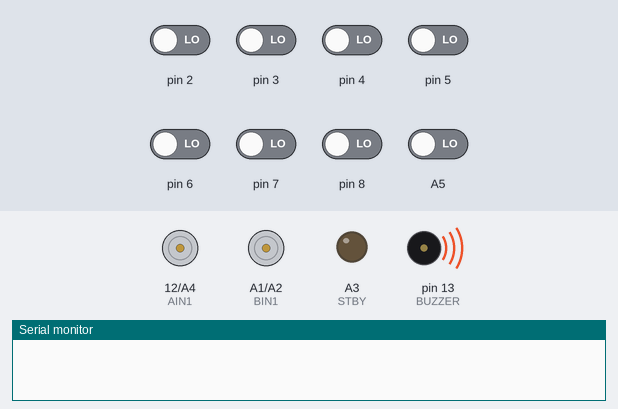
A sketch run on a simulated Arduino Uno, built with avr-gcc and run on an emulated ATmega328P. Shown: motor-driver pin pairs drawn as motors (green arrow = first pin HIGH = forward, orange = second pin HIGH = backward, longer = more drive, scaled by the enable pin, stopped while the standby pin is LOW), output pins drawn as LEDs (lit = HIGH), buzzer (waves = sounding), the last lines printed to the serial monitor. The inputs (shaded band) are chosen by the test bench; at power-on: A5, pin 2–8 LOW.

Above: at 0.1 s.
At 0.6 s:
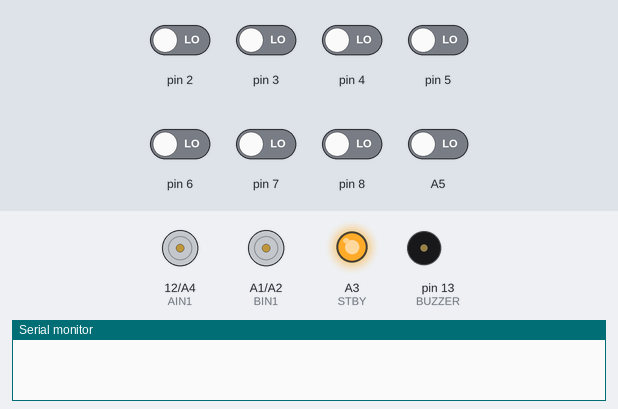
At 31.6 s:
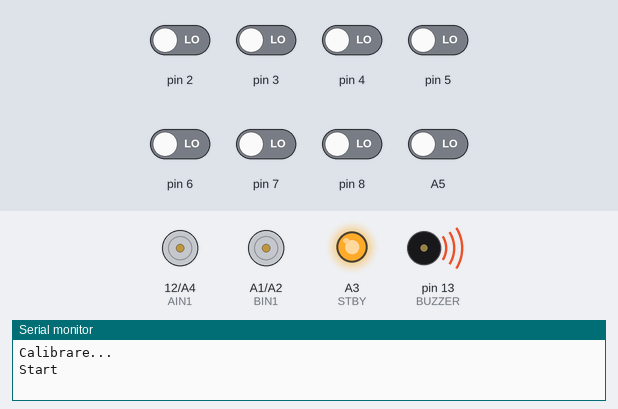
At 33.1 s:
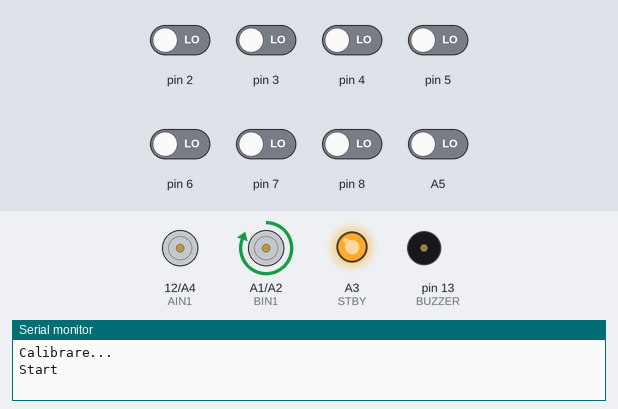
Timing chart, 0 to 34.6 s (numbered marks = the images above):
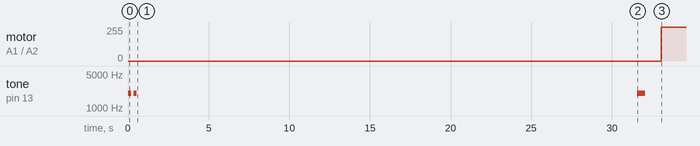

The sketch:

robochelenge.ino
```cpp
#include <QTRSensors.h>

QTRSensors qtr;

const uint8_t SensorCount = 8;
uint16_t sensorValues[SensorCount];

// PID
float Kp = 0.18;
float Ki = 0.0002;
float Kd = 1.38;

long integral = 0;
int lastError = 0;

// viteza de bază
int baseSpeed = 150;

// motoare
const int PWMA = 9;
const int PWMB = 11;

const int AIN1 = 12;
const int AIN2 = A4;

const int BIN1 = A1;
const int BIN2 = A2;

const int STBY = A3;

// Buzzer
const int BUZZER = 13;

void beep(int durata = 150)
{
  tone(BUZZER, 2000);   // 2 kHz
  delay(durata);
  noTone(BUZZER);
}

void setup()
{
  Serial.begin(115200);

  pinMode(BUZZER, OUTPUT);

  // Semnal la pornire
  beep(200);
  delay(150);
  beep(200);

  qtr.setTypeRC();

  qtr.setSensorPins(
    (const uint8_t[]){2,3,4,5,6,7,8,A5},
    SensorCount);

  pinMode(PWMA, OUTPUT);
  pinMode(PWMB, OUTPUT);

  pinMode(AIN1, OUTPUT);
  pinMode(AIN2, OUTPUT);

  pinMode(BIN1, OUTPUT);
  pinMode(BIN2, OUTPUT);

  pinMode(STBY, OUTPUT);

  digitalWrite(STBY, HIGH);

  // înainte
  digitalWrite(AIN1, HIGH);
  digitalWrite(AIN2, LOW);

  digitalWrite(BIN1, HIGH);
  digitalWrite(BIN2, LOW);

  delay(1000);

  Serial.println("Calibrare...");

  // calibrare
  for (int i = 0; i < 1000; i++)
  {
    qtr.calibrate();
    delay(5);
  }

  Serial.println("Start");

  // Semnal că începe traseul
  beep(500);

  delay(1000);
}

void loop()
{
  uint16_t position = qtr.readLineBlack(sensorValues);

  int error = position - 3500;

  // PID
  integral += error;
  integral = constrain(integral, -50000, 50000);

  int derivative = error - lastError;

  float correction =
      (Kp * error) +
      (Ki * integral) +
      (Kd * derivative);

  correction = constrain(correction, -255, 255);

  lastError = error;

  int leftMotor = baseSpeed + correction;
  int rightMotor = baseSpeed - correction;

  leftMotor = constrain(leftMotor, 0, 255);
  rightMotor = constrain(rightMotor, 0, 255);

  analogWrite(PWMA, leftMotor);
  analogWrite(PWMB, rightMotor);
}
```

Measured:
- by itself, motor on A1 (BIN1) / A2 (BIN2): stopped → forward 255/255 at 33.1 s
